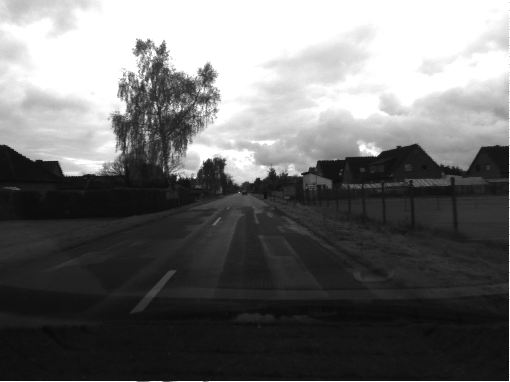
//> input picture modules/stereo/testdata/rezult0l.bmp, 510 x 382 px
$ ./Sample2   (built with g++ and OpenCV 4)
//> lines starting //> are read from the running program, lines starting //| are printed output that depends on the picture
#include <iostream>
#include "opencv2/stereo.hpp"
#include "opencv2/imgproc.hpp"
#include "opencv2/highgui.hpp"
#include <iostream>

using namespace cv;
using namespace stereo;
using namespace std;


int main(int, char**)
{
    //begin the program
    cout << " Running Main function \n";
    //declare 2 images
    Mat image1, image2;

    //  -- 1. Call the constructor for StereoBinaryBM
    int ndisparities = 32;   /**< Range of disparity */
    int kernelSize = 9; /**< Size of the block window. Must be odd */

    Ptr<StereoBinaryBM> sbm = StereoBinaryBM::create(ndisparities, kernelSize);

    // -- 2. Set parameters
    sbm->setPreFilterCap(31);
    sbm->setMinDisparity(0);
    sbm->setTextureThreshold(10);
    sbm->setUniquenessRatio(0);
    sbm->setSpeckleWindowSize(400);//speckle size
    sbm->setSpeckleRange(200);
    sbm->setDisp12MaxDiff(0);
    sbm->setScalleFactor(4);//the scalling factor
    sbm->setBinaryKernelType(CV_MEAN_VARIATION);//binary descriptor kernel
    sbm->setAgregationWindowSize(9);
    sbm->setSpekleRemovalTechnique(CV_SPECKLE_REMOVAL_AVG_ALGORITHM);//speckle removal algorithm
    sbm->setUsePrefilter(false);//prefilter or not the images prior to making the transformations

    //load 2 images from disc
    image1 = imread("D:\\rezult0l.bmp", CV_8UC1);
//> image1 is the input picture: 382 rows x 510 cols, CV_8UC1; min 9, max 255, mean 110.2
    image2 = imread("D:\\rezult0.bmp", CV_8UC1);
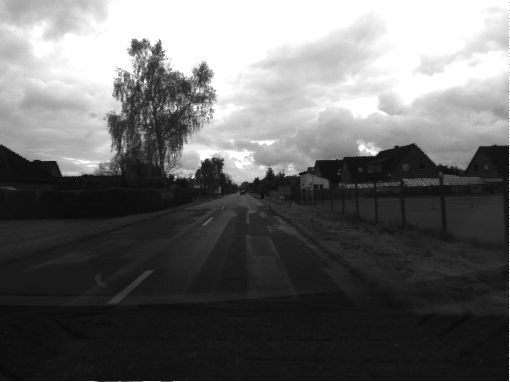
//> input picture modules/stereo/testdata/rezult0.bmp, 510 x 382 px
//> image2 is the input picture: 382 rows x 510 cols, CV_8UC1; min 9, max 255, mean 104.5
    //set a certain region of interest
    Rect region_of_interest = Rect(0, 20, image1.cols, (image1.rows - 20 - 110));
//> region_of_interest = Rect(0, 20, 510, 252)

    Mat imgLeft = image1(region_of_interest);
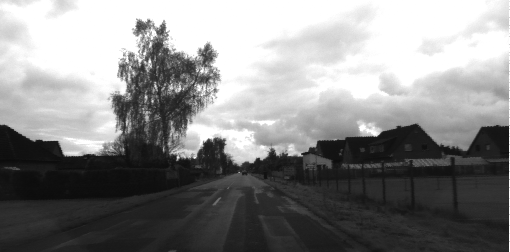
//> imgLeft: 252 rows x 510 cols, CV_8UC1; min 11, max 255, mean 136.4
    Mat imgRight = image2(region_of_interest);
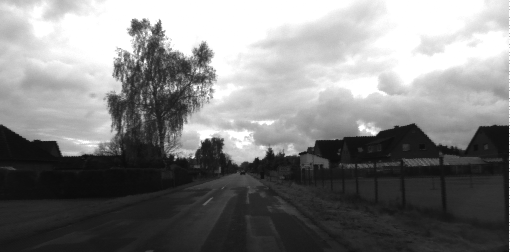
//> imgRight: 252 rows x 510 cols, CV_8UC1; min 11, max 255, mean 128.6

    Mat imgDisparity8U = Mat(imgLeft.rows, imgLeft.cols, CV_8UC1);
    if (imgLeft.empty() || imgRight.empty())
    {
        std::cout << " --(!) Error reading images \n" ; return -1;
    }
    ////-- 3. Calculate the disparity image
//> (the run ends here: the program stops with an error, at `sbm->compute(imgLeft, imgRight, imgDisparity8U);`)
